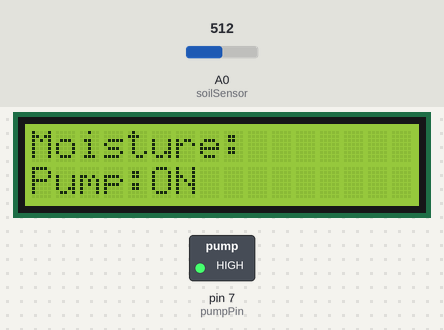
A sketch run on a simulated Arduino Uno, built with avr-gcc and run on an emulated ATmega328P. Parts: 16×2 character LCD, switched loads named in the sketch (green lamp = pin HIGH). Inputs (shaded band) come from the test bench; at power-on: A0 (soilSensor) = 512.

Above: at 3.2 s.
3.3 s: A0 (soilSensor) set to 586
5.3 s: A0 (soilSensor) set to 618
At 7.2 s:
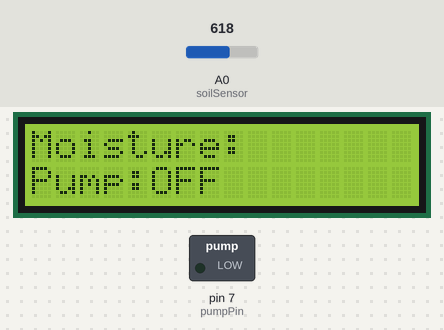
7.6 s: A0 (soilSensor) set to 511
At 8.9 s:
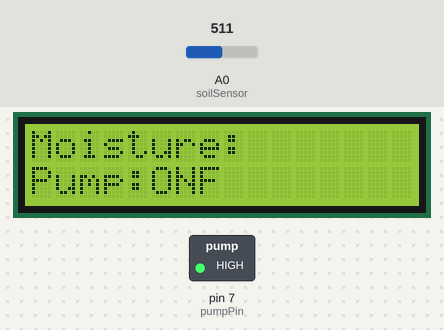
9.7 s: A0 (soilSensor) set to 716
At 10.5 s:
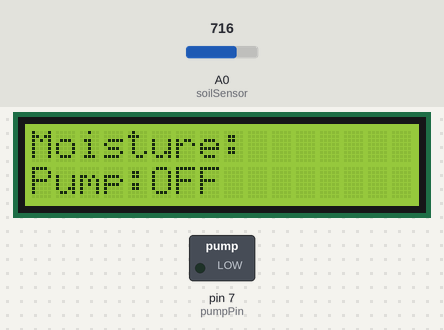
11.7 s: A0 (soilSensor) set to 306
At 13.3 s:
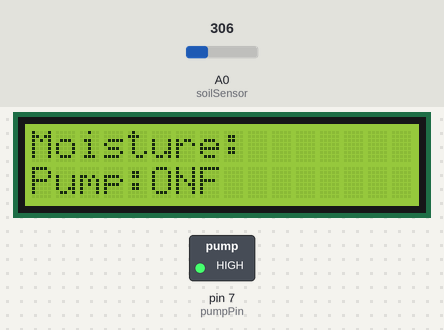
Timing chart, 0 to 14.7 s (numbered marks = the images above; inputs shaded):
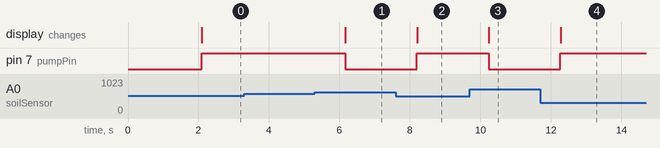

Measured:
- the behaviour switches between 600 and 601 on A0 (soilSensor) (found by bisection; images 0 and 1)
- after the input at 3.3 s, every drawn part: stays the same
- after the input at 5.3 s, pin 7 (pumpPin): HIGH → LOW after 0.86 s; the display: changes after 0.87 s (image 1)
- after the input at 7.6 s, pin 7 (pumpPin): LOW → HIGH after 0.60 s; the display: changes after 0.60 s (image 2)
- after the input at 9.7 s, pin 7 (pumpPin): HIGH → LOW after 0.53 s; the display: changes after 0.54 s (image 3)
- after the input at 11.7 s, pin 7 (pumpPin): LOW → HIGH after 0.57 s; the display: changes after 0.58 s (image 4)

The sketch:

irrigation.ino
```cpp
#include <Wire.h>
#include <LiquidCrystal_I2C.h>
LiquidCrystal_I2C lcd(0x27, 16, 2);
const int soilSensor = A0;
const int pumpPin = 7;
int dryValue = 600;
void setup() {
  pinMode(pumpPin, OUTPUT);
  pinMode(soilSensor,INPUT);
  lcd.init();
  lcd.backlight();
  lcd.setCursor(0, 0);
  lcd.print("Irrigation Sys");
  delay(2000);
  lcd.clear();
}
void loop() {
  int moisture = analogRead(soilSensor);
  lcd.setCursor(0, 0);
  lcd.print("Moisture: ");
  if (moisture > dryValue){
    digitalWrite(pumpPin, LOW);
    lcd.setCursor(0, 1);
    lcd.print("Pump:OFF");
  } else {
    digitalWrite(pumpPin,HIGH);
    lcd.setCursor(0, 1);
    lcd.print("Pump:ON");
  }
  delay(1000);
}
```
